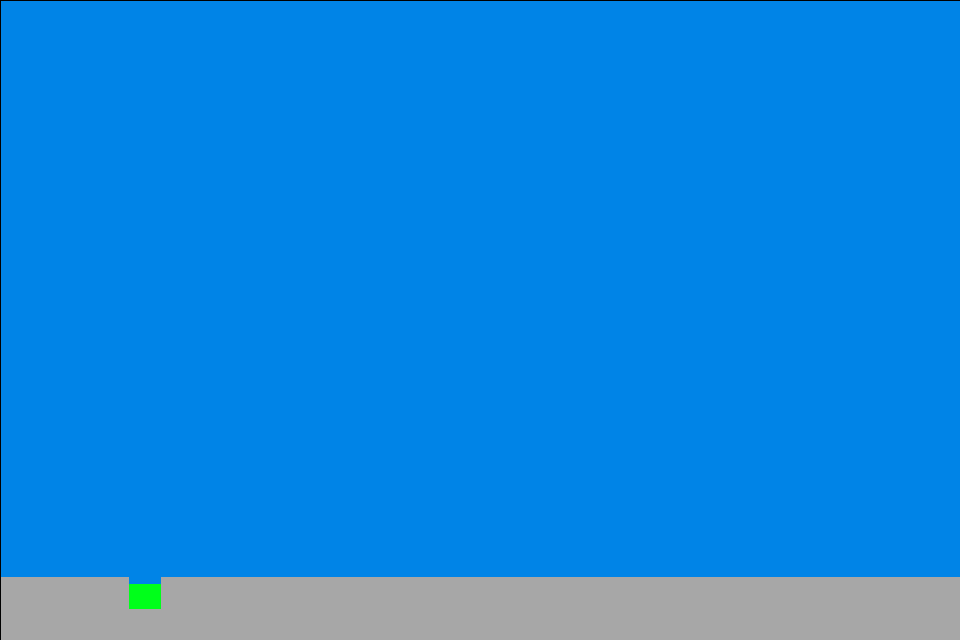

Below is a game level as drawn by its tile map, then a one-line description and the .tmx that defines it (tile-layer data replaced by summaries):
An orthogonal 30x20 tile map with 32x32 px tiles, 2 tile layers (background, static) and 2 objects (ball_spawn_point).

<map version="1.2" tiledversion="1.2.5" orientation="orthogonal" renderorder="right-down" width="30" height="20" tilewidth="32" tileheight="32" infinite="0" nextlayerid="4" nextobjectid="4">
 <tileset firstgid="1" name="golf_puzzle_tilemap" tilewidth="32" tileheight="32" tilecount="100" columns="10">
  <tileoffset x="1" y="1" />
  <image source="../media/golf_puzzle_tileset.png" width="320" height="320" />
  <tile id="0">
   <properties>
    <property name="collides" type="bool" value="true" />
   </properties>
  </tile>
  <tile id="1">
   <properties>
    <property name="collides" type="bool" value="true" />
   </properties>
   <objectgroup draworder="index">
    <object id="2" x="0.181818" y="6.90909" width="31.7273" height="25.0909" />
   </objectgroup>
  </tile>
 </tileset>
 <layer id="3" name="background" width="30" height="20">
  <data>[600 cells, 600 non-empty, 1 distinct tile ids]</data>
 </layer>
 <layer id="1" name="static" width="30" height="20">
  <data>[600 cells, 60 non-empty, 2 distinct tile ids]</data>
 </layer>
 <objectgroup id="2" name="object">
  <object id="1" name="ball_spawn_point" x="877" y="554">
   <point />
  </object>
 </objectgroup>
</map>
